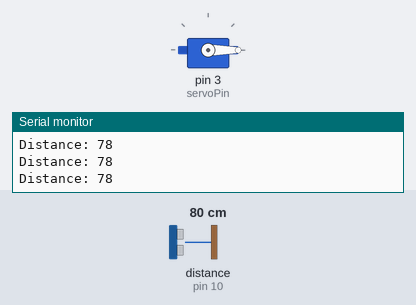
The sketch below on a simulated Arduino Uno, built with avr-gcc and run on an emulated ATmega328P. Shown: servo, the last lines printed to the serial monitor. Wiring (inferred from the names in the program): ultrasonic range finder: trigger pin 9; echo pin 10. The test bench sets the inputs (shaded band); at power-on: distance to the obstacle (sensor on pin 10) 80 cm. The echo pulse lasts 58.3 µs per cm.

Above: at 1.2 s.
1.3 s: distance to the obstacle (sensor on pin 10) set to 8 cm
2.8 s: distance to the obstacle (sensor on pin 10) set to 5 cm
At 3.3 s:
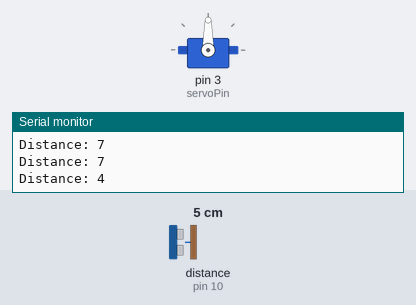
Timing chart, 0 to 5.8 s (numbered marks = the images above; inputs shaded):
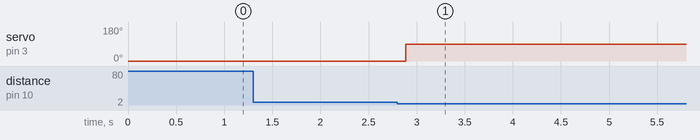

Measured:
- the behaviour switches between 7 and 6 cm on distance to the obstacle (sensor on pin 10) (found by bisection; images 0 and 1)
- after the input at 2.8 s, servo on pin 3 (servoPin): 0° → 90° after 0.09 s

The sketch:

apartarduino.ino
```cpp
#include <Servo.h>

const int trigPin = 9;
const int echoPin = 10;
const int servoPin = 3;

long duration;
int distance;
Servo myServo;

void setup() {
  pinMode(trigPin, OUTPUT);
  pinMode(echoPin, INPUT);
  myServo.attach(servoPin);
  myServo.write(0); // 서보 모터 초기 위치
  Serial.begin(9600);
}

void loop() {
  // 초음파 센서로 거리 측정
  digitalWrite(trigPin, LOW);
  delayMicroseconds(2);
  digitalWrite(trigPin, HIGH);
  delayMicroseconds(10);
  digitalWrite(trigPin, LOW);

  duration = pulseIn(echoPin, HIGH);
  distance = duration * 0.034 / 2; // 거리 계산 (cm 단위)

  Serial.print("Distance: ");
  Serial.println(distance);

  if (distance <= 5) {
    // 서보 모터 동작
    myServo.write(90); // 원하는 각도로 변경 가능
    delay(10000); // 30초 동안 대기
    myServo.write(0); // 원래 위치로 복귀
    delay(30000);
  }

  delay(100); // 0.1초마다 거리 측정
}
```
